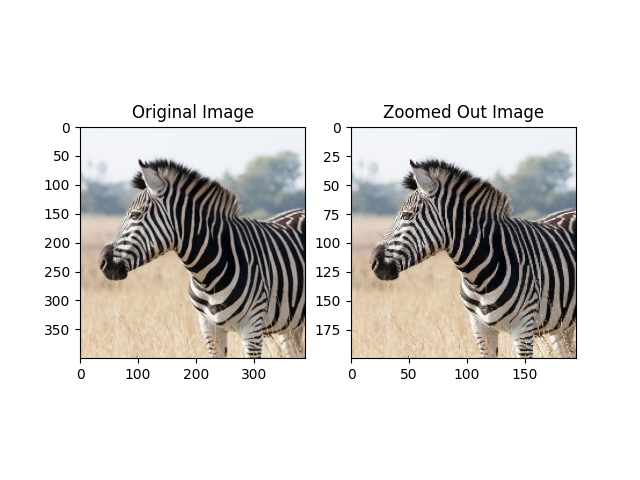

Reproduce this figure in Python.
import numpy as np
import imageio.v2 as img
import matplotlib.pyplot as plt

def zoomMinus(image, factor):
    height, width = image.shape[:2]
    new_height = int(height * factor)
    new_width = int(width * factor)
    imgZoomOut = np.zeros((new_height, new_width, 3), dtype=image.dtype)

    for y in range(new_height):
        for x in range(new_width):
            ori_y = int(y / factor)
            ori_x = int(x / factor)
            
            ori_y = min(ori_y, height - 1)
            ori_x = min(ori_x, width - 1)

            imgZoomOut[y, x] = image[ori_y, ori_x]
    
    return imgZoomOut

image = img.imread('zebra.jpg')
skala = 0.5 

imgZoomOut = zoomMinus(image, skala)

plt.subplot(1, 2, 1)
plt.imshow(image)
plt.title("Original Image")

plt.subplot(1, 2, 2)
plt.imshow(imgZoomOut)
plt.title("Zoomed Out Image")

plt.show()
